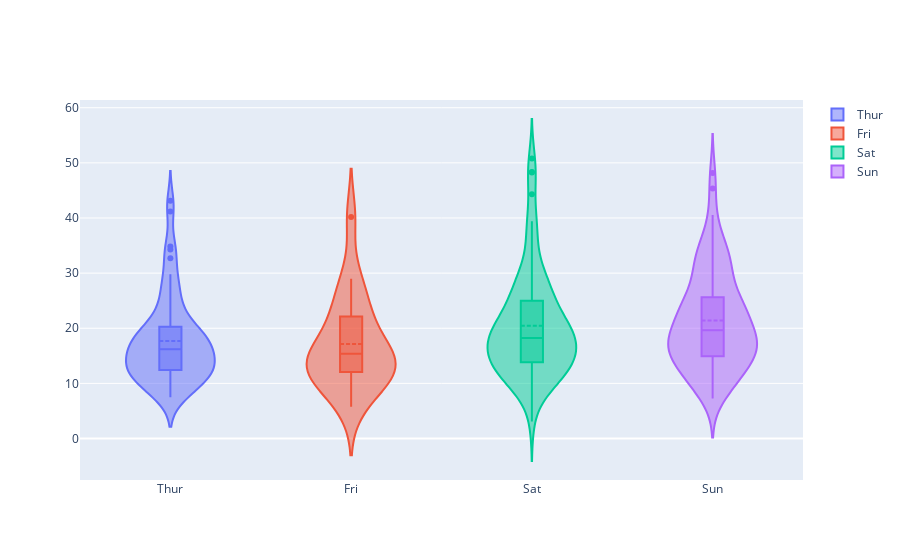

The notebook cell saved with this chart:
### Code cell
df = pd.read_csv("https://raw.githubusercontent.com/plotly/datasets/master/violin_data.csv")

fig = go.Figure()

days = ['Thur', 'Fri', 'Sat', 'Sun']

for day in days:
    fig.add_trace(go.Violin(x=df['day'][df['day'] == day],
                            y=df['total_bill'][df['day'] == day],
                            name=day,
                            box_visible=True,
                            meanline_visible=True))

fig.show()

### Figure 1 — Plotly figure (JSON) as saved in the notebook; plotly's stock layout.template omitted (floating-point values rounded to 4 significant figures)
{"data": [{"box": {"visible": true}, "meanline": {"visible": true}, "name": "Thur", "type": "violin", "x": ["Thur", "Thur", "Thur", "Thur", "Thur", "Thur", "Thur", "Thur", "Thur", "Thur", "Thur", "Thur", "Thur", "Thur", "Thur", "Thur", "Thur", "Thur", "Thur", "Thur", "Thur", "Thur", "Thur", "Thur", "Thur", "Thur", "Thur", "Thur", "Thur", "Thur", "Thur", "Thur", "Thur", "Thur", "Thur", "Thur", "Thur", "Thur", "Thur", "Thur", "Thur", "Thur", "Thur", "Thur", "Thur", "Thur", "Thur", "Thur", "Thur", "Thur", "Thur", "Thur", "Thur", "Thur", "Thur", "Thur", "Thur", "Thur", "Thur", "Thur", "Thur", "Thur"], "y": [27.2, 22.76, 17.29, 19.44, 16.66, 10.07, 32.68, 15.98, 34.83, 13.03, 18.28, 24.71, 21.16, 10.65, 12.43, 24.08, 11.69, 13.42, 14.26, 15.95, 12.48, 29.8, 8.52, 14.52, 11.38, 22.82, 19.08, 20.27, 11.17, 12.26, 18.26, 8.51, 10.33, 14.15, 16, 13.16, 17.47, 34.3, 41.19, 27.05, 16.43, 8.35, 18.64, 11.87, 9.78, 7.51, 19.81, 28.44, 15.48, 16.58, 7.56, 10.34, 43.11, 13, 13.51, 18.71, 12.74, 13, 16.4, 20.53, 16.47, 18.78]}, {"box": {"visible": true}, "meanline": {"visible": true}, "name": "Fri", "type": "violin", "x": ["Fri", "Fri", "Fri", "Fri", "Fri", "Fri", "Fri", "Fri", "Fri", "Fri", "Fri", "Fri", "Fri", "Fri", "Fri", "Fri", "Fri", "Fri", "Fri"], "y": [28.97, 22.49, 5.75, 16.32, 22.75, 40.17, 27.28, 12.03, 21.01, 12.46, 11.35, 15.38, 12.16, 13.42, 8.58, 15.98, 13.42, 16.27, 10.09]}, {"box": {"visible": true}, "meanline": {"visible": true}, "name": "Sat", "type": "violin", "x": ["Sat", "Sat", "Sat", "Sat", "Sat", "Sat", "Sat", "Sat", "Sat", "Sat", "Sat", "Sat", "Sat", "Sat", "Sat", "Sat", "Sat", "Sat", "Sat", "Sat", "Sat", "Sat", "Sat", "Sat", "Sat", "Sat", "Sat", "Sat", "Sat", "Sat", "Sat", "Sat", "Sat", "Sat", "Sat", "Sat", "Sat", "Sat", "Sat", "Sat", "Sat", "Sat", "Sat", "Sat", "Sat", "Sat", "Sat", "Sat", "Sat", "Sat", "Sat", "Sat", "Sat", "Sat", "Sat", "Sat", "Sat", "Sat", "Sat", "Sat", "Sat", "Sat", "Sat", "Sat", "Sat", "Sat", "Sat", "Sat", "Sat", "Sat", "Sat", "Sat", "Sat", "Sat", "Sat", "Sat", "Sat", "Sat", "Sat", "Sat", "Sat", "Sat", "Sat", "Sat", "Sat", "Sat", "Sat"], "y": [20.65, 17.92, 20.29, 15.77, 39.42, 19.82, 17.81, 13.37, 12.69, 21.7, 19.65, 9.55, 18.35, 15.06, 20.69, 17.78, 24.06, 16.31, 16.93, 18.69, 31.27, 16.04, 38.01, 26.41, 11.24, 48.27, 20.29, 13.81, 11.02, 18.29, 17.59, 20.08, 16.45, 3.07, 20.23, 15.01, 12.02, 17.07, 26.86, 25.28, 14.73, 10.51, 17.92, 44.3, 22.42, 20.92, 15.36, 20.49, 25.21, 18.24, 14.31, 14, 7.25, 10.59, 10.63, 50.81, 15.81, 26.59, 38.73, 24.27, 12.76, 30.06, 25.89, 48.33, 13.27, 28.17, 12.9, 28.15, 11.59, 7.74, 30.14, 20.45, 13.28, 22.12, 24.01, 15.69, 11.61, 10.77, 15.53, 10.07, 12.6, 32.83, 35.83, 29.03, 27.18, 22.67, 17.82]}, {"box": {"visible": true}, "meanline": {"visible": true}, "name": "Sun", "type": "violin", "x": ["Sun", "Sun", "Sun", "Sun", "Sun", "Sun", "Sun", "Sun", "Sun", "Sun", "Sun", "Sun", "Sun", "Sun", "Sun", "Sun", "Sun", "Sun", "Sun", "Sun", "Sun", "Sun", "Sun", "Sun", "Sun", "Sun", "Sun", "Sun", "Sun", "Sun", "Sun", "Sun", "Sun", "Sun", "Sun", "Sun", "Sun", "Sun", "Sun", "Sun", "Sun", "Sun", "Sun", "Sun", "Sun", "Sun", "Sun", "Sun", "Sun", "Sun", "Sun", "Sun", "Sun", "Sun", "Sun", "Sun", "Sun", "Sun", "Sun", "Sun", "Sun", "Sun", "Sun", "Sun", "Sun", "Sun", "Sun", "Sun", "Sun", "Sun", "Sun", "Sun", "Sun", "Sun", "Sun", "Sun"], "y": [16.99, 10.34, 21.01, 23.68, 24.59, 25.29, 8.77, 26.88, 15.04, 14.78, 10.27, 35.26, 15.42, 18.43, 14.83, 21.58, 10.33, 16.29, 16.97, 17.46, 13.94, 9.68, 30.4, 18.29, 22.23, 32.4, 28.55, 18.04, 12.54, 10.29, 34.81, 9.94, 25.56, 19.49, 38.07, 23.95, 25.71, 17.31, 29.93, 14.07, 13.13, 17.26, 24.55, 19.77, 29.85, 48.17, 25, 13.39, 16.49, 21.5, 12.66, 16.21, 13.81, 17.51, 24.52, 20.76, 31.71, 7.25, 31.85, 16.82, 32.9, 17.89, 14.48, 9.6, 34.63, 34.65, 23.33, 45.35, 23.17, 40.55, 20.69, 20.9, 30.46, 18.15, 23.1, 15.69]}], "layout": {}}
